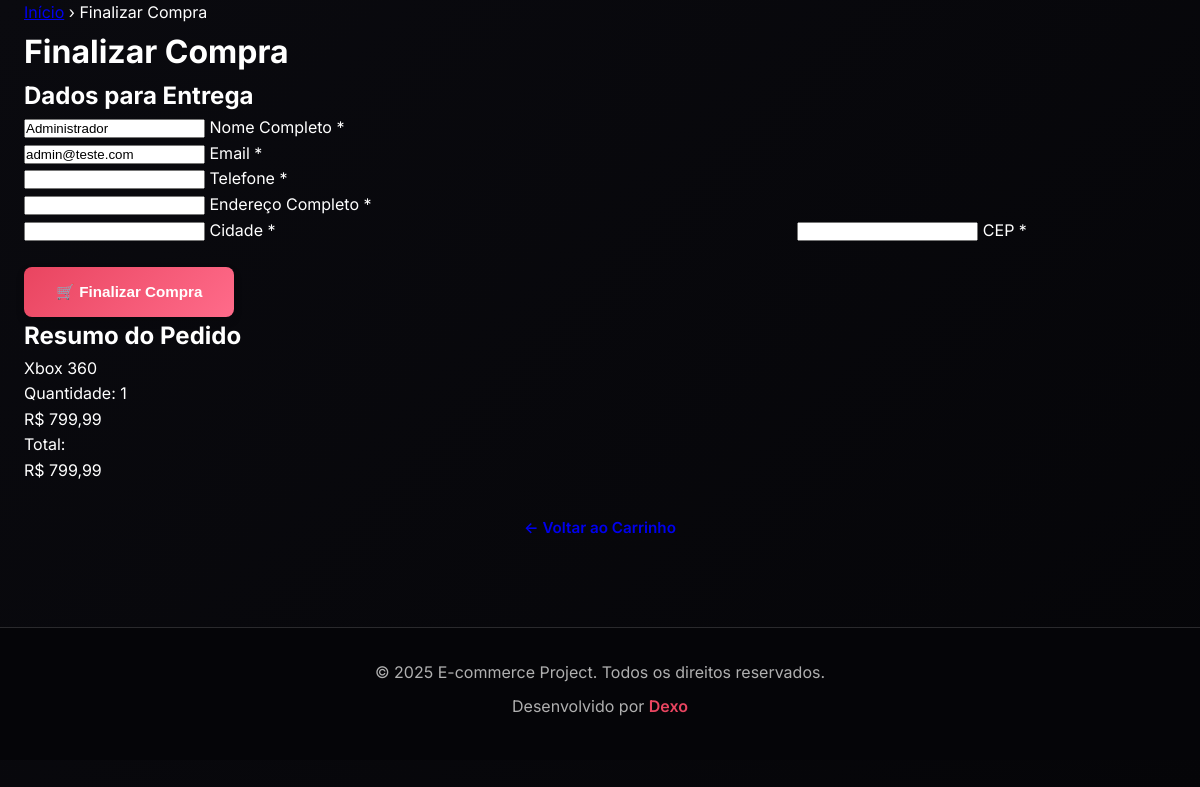
/checkout.php (signed in), run on an earlier commit of the app's database.
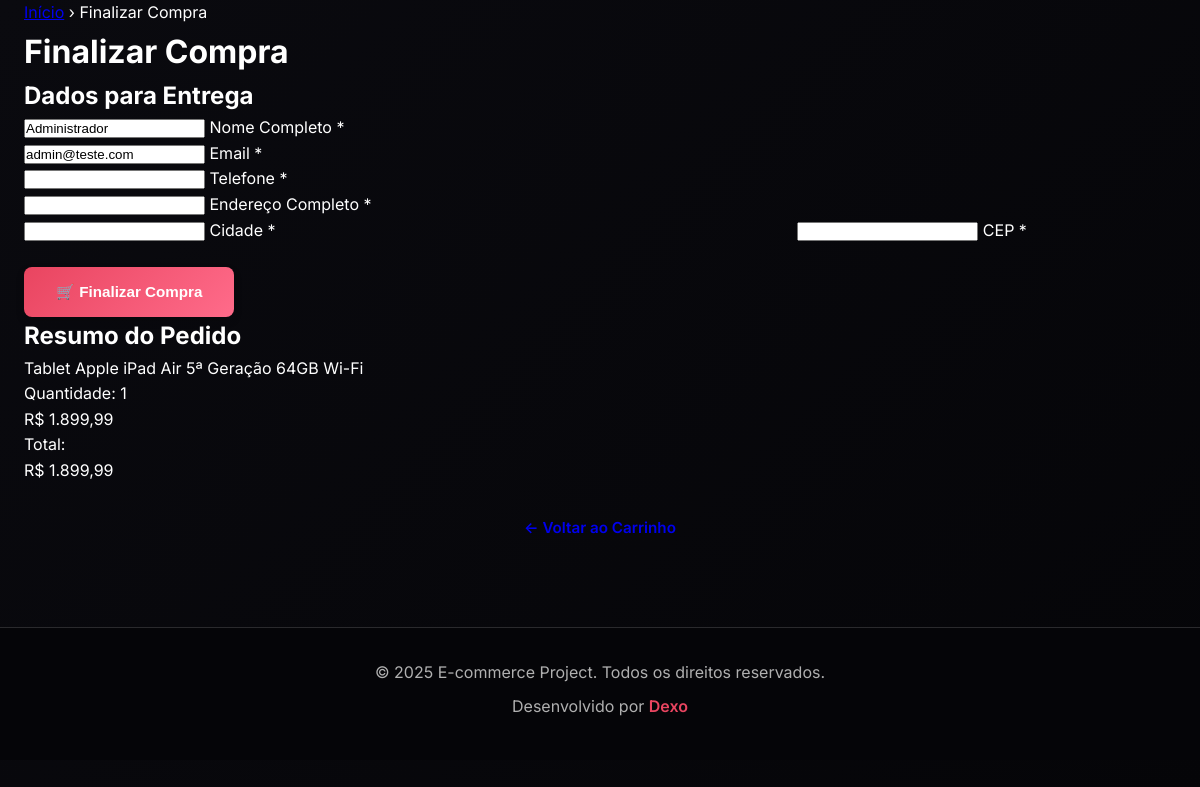
And on a later commit of the database.
### tables this page shows
CREATE TABLE IF NOT EXISTS `carrinho_itens` (
  `id` int(11) NOT NULL AUTO_INCREMENT,
  `carrinho_id` int(11) NOT NULL,
  `produto_id` int(11) NOT NULL,
  `quantidade` int(11) NOT NULL DEFAULT 1,
  `data_adicao` timestamp NOT NULL DEFAULT current_timestamp(),
  PRIMARY KEY (`id`),
  KEY `carrinho_id` (`carrinho_id`),
  KEY `produto_id` (`produto_id`),
  CONSTRAINT `carrinho_itens_ibfk_1` FOREIGN KEY (`carrinho_id`) REFERENCES `carrinhos` (`id`),
  CONSTRAINT `carrinho_itens_ibfk_2` FOREIGN KEY (`produto_id`) REFERENCES `produtos` (`id`)
);

CREATE TABLE IF NOT EXISTS `produtos` (
  `id` int(11) NOT NULL AUTO_INCREMENT,
  `nome` varchar(255) NOT NULL,
  `descricao_curta` text DEFAULT NULL,
  `descricao_longa` longtext DEFAULT NULL,
  `preco` decimal(10,2) NOT NULL,
  `categoria_id` int(11) DEFAULT NULL,
  `estoque` int(11) DEFAULT 0,
  `especificacoes_json` longtext DEFAULT NULL CHECK (json_valid(`especificacoes_json`)),
  `destaque` tinyint(1) DEFAULT 0,
  `ativo` tinyint(1) DEFAULT 1,
  `data_criacao` timestamp NOT NULL DEFAULT current_timestamp(),
  `data_atualizacao` timestamp NOT NULL DEFAULT current_timestamp() ON UPDATE current_timestamp(),
  `imagem_capa_id` int(11) DEFAULT NULL,
  `imagens_extras` longtext DEFAULT NULL CHECK (json_valid(`imagens_extras`)),
  PRIMARY KEY (`id`),
  KEY `idx_produtos_categoria` (`categoria_id`),
  KEY `idx_produtos_destaque` (`destaque`),
  KEY `idx_produtos_ativo` (`ativo`),
  KEY `imagem_capa_id` (`imagem_capa_id`),
  CONSTRAINT `produtos_ibfk_1` FOREIGN KEY (`categoria_id`) REFERENCES `categorias` (`id`),
  CONSTRAINT `produtos_ibfk_2` FOREIGN KEY (`imagem_capa_id`) REFERENCES `imagens_produto` (`id`)
);

### db_connect.php (called while the page is built, shortened)
<?php
$host = 'localhost';
$dbname = 'ecommerce_db';
$username = 'root';
$password = 'root';
try {
    $pdo = new PDO("mysql:host=$host;dbname=$dbname;charset=utf8mb4", $username, $password);
    $pdo->setAttribute(PDO::ATTR_ERRMODE, PDO::ERRMODE_EXCEPTION);
    $pdo->setAttribute(PDO::ATTR_DEFAULT_FETCH_MODE, PDO::FETCH_ASSOC);
} catch (PDOException $e) {
    die("Erro na conexão: " . $e->getMessage());
}
function obterCarrinhoUsuario($usuarioId) {
    global $pdo;
    try {
        $stmt = $pdo->prepare("SELECT id FROM carrinhos WHERE usuario_id = ?");
        $stmt->execute([$usuarioId]);
        $carrinho = $stmt->fetch();
        if ($carrinho) {
            return $carrinho['id'];
        }
        return $pdo->lastInsertId();
    } catch (PDOException $e) {
        error_log("Erro ao obter carrinho: " . $e->getMessage());
        return false;
    }
}
function obterItensCarrinho($carrinhoId) {
    global $pdo;
    try {
        $stmt = $pdo->prepare("
            SELECT
                ci.produto_id,
                ci.quantidade,
                p.nome,
                p.preco,
                COALESCE(ip.url, '/placeholder.svg?height=80&width=80&text=Sem+Imagem') as imagem_url,
                c.nome as categoria
            FROM carrinho_itens ci
            INNER JOIN produtos p ON ci.produto_id = p.id AND p.ativo = 1
            LEFT JOIN categorias c ON p.categoria_id = c.id
            LEFT JOIN imagens_produto ip ON p.imagem_capa_id = ip.id
            WHERE ci.carrinho_id = ?
        ");
        $stmt->execute([$carrinhoId]);
        return $stmt->fetchAll();
    } catch (PDOException $e) {
        error_log("Erro ao obter itens do carrinho: " . $e->getMessage());
        return [];
    }
}
function calcularTotalCarrinho($carrinhoId) {
    global $pdo;
    try {
        $stmt = $pdo->prepare("
            SELECT SUM(p.preco * ci.quantidade) as total
            FROM carrinho_itens ci
            JOIN produtos p ON ci.produto_id = p.id
            WHERE ci.carrinho_id = ?
        ");
        $stmt->execute([$carrinhoId]);
        $result = $stmt->fetch();
        return $result['total'] ?? 0;
    } catch (PDOException $e) {
        error_log("Erro ao calcular total do carrinho: " . $e->getMessage());
        return 0;
    }
}
?>

### checkout.php (the view, shortened to what the changed rows need)
<?php
require_once 'db_connect.php';
$usuarioId = $_SESSION['usuario_id'];
$carrinhoId = obterCarrinhoUsuario($usuarioId);
$itensCarrinho = obterItensCarrinho($carrinhoId);
$total = calcularTotalCarrinho($carrinhoId);
?>
<!DOCTYPE html>
<html lang="pt-BR">
<head>
    <link rel="stylesheet" href="https://cdnjs.cloudflare.com/ajax/libs/font-awesome/7.0.0/css/all.min.css">
    <link rel="stylesheet" href="style.css">
</head>
<body>
    <?php include 'header.php'; ?>
    <main>
        <div class="container">
            <h1>Finalizar Compra</h1>
            <div class="checkout-grid">
                <div class="checkout-form">
                    <div class="feature-card">
                        <h2 class="feature-title">Dados para Entrega</h2>
                    </div>
                </div>
                <div class="checkout-summary">
                    <div class="feature-card">
                        <h2 class="feature-title">Resumo do Pedido</h2>
                        <div class="order-summary">
                            <?php foreach ($itensCarrinho as $item): ?>
                                <div class="order-item">
                                    <div class="order-item-info">
                                        <div class="order-item-name"><?php echo htmlspecialchars($item['nome']); ?></div>
                                        <div class="order-item-quantity">Quantidade: <?php echo $item['quantidade']; ?></div>
                                    </div>
                                    <div class="order-item-price">R$ <?php echo number_format($item['preco'] * $item['quantidade'], 2, ',', '.'); ?></div>
                                </div>
                            <?php endforeach; ?>
                            <div class="order-total">
                                <div>Total:</div>
                                <div class="total-price">R$ <?php echo number_format($total, 2, ',', '.'); ?></div>
                            </div>
                        </div>
                    </div>
                </div>
            </div>
        </div>
    </main>
</body>
</html>

What changed in the data, as far as the page shows it:
removed carrinho_itens: produto.nome "Xbox 360", quantidade "1", $item['preco'] * $item['quantidade'] "799,99"
added carrinho_itens: produto.nome "Tablet Apple iPad Air 5ª Geração 64GB Wi-Fi", quantidade "1", $item['preco'] * $item['quantidade'] "1.899,99"
Also different on the page:
$total: "799,99" → "1.899,99"
